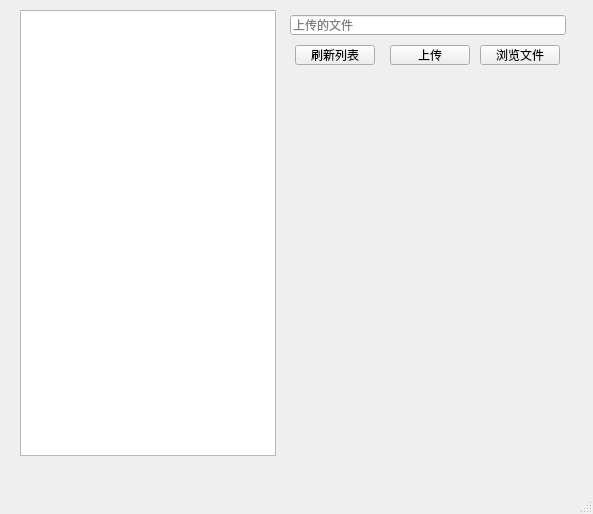
<?xml version="1.0" encoding="UTF-8"?>
<ui version="4.0">
 <class>MainWindow</class>
 <widget class="QMainWindow" name="MainWindow">
  <property name="geometry">
   <rect>
    <x>0</x>
    <y>0</y>
    <width>593</width>
    <height>514</height>
   </rect>
  </property>
  <property name="windowTitle">
   <string>MainWindow</string>
  </property>
  <widget class="QWidget" name="centralwidget">
   <widget class="QListWidget" name="listWidget_file">
    <property name="geometry">
     <rect>
      <x>20</x>
      <y>10</y>
      <width>256</width>
      <height>446</height>
     </rect>
    </property>
   </widget>
   <widget class="QPushButton" name="pushButton_browser">
    <property name="geometry">
     <rect>
      <x>480</x>
      <y>45</y>
      <width>80</width>
      <height>20</height>
     </rect>
    </property>
    <property name="text">
     <string>浏览文件</string>
    </property>
   </widget>
   <widget class="QLineEdit" name="lineEdit_path">
    <property name="geometry">
     <rect>
      <x>290</x>
      <y>15</y>
      <width>276</width>
      <height>20</height>
     </rect>
    </property>
    <property name="placeholderText">
     <string>上传的文件</string>
    </property>
   </widget>
   <widget class="QPushButton" name="pushButton_upload">
    <property name="geometry">
     <rect>
      <x>390</x>
      <y>45</y>
      <width>80</width>
      <height>20</height>
     </rect>
    </property>
    <property name="text">
     <string>上传</string>
    </property>
   </widget>
   <widget class="QPushButton" name="pushButton_update">
    <property name="geometry">
     <rect>
      <x>295</x>
      <y>45</y>
      <width>80</width>
      <height>20</height>
     </rect>
    </property>
    <property name="text">
     <string>刷新列表</string>
    </property>
   </widget>
  </widget>
  <widget class="QMenuBar" name="menubar">
   <property name="geometry">
    <rect>
     <x>0</x>
     <y>0</y>
     <width>593</width>
     <height>21</height>
    </rect>
   </property>
  </widget>
  <widget class="QStatusBar" name="statusbar"/>
 </widget>
 <resources/>
 <connections/>
</ui>
